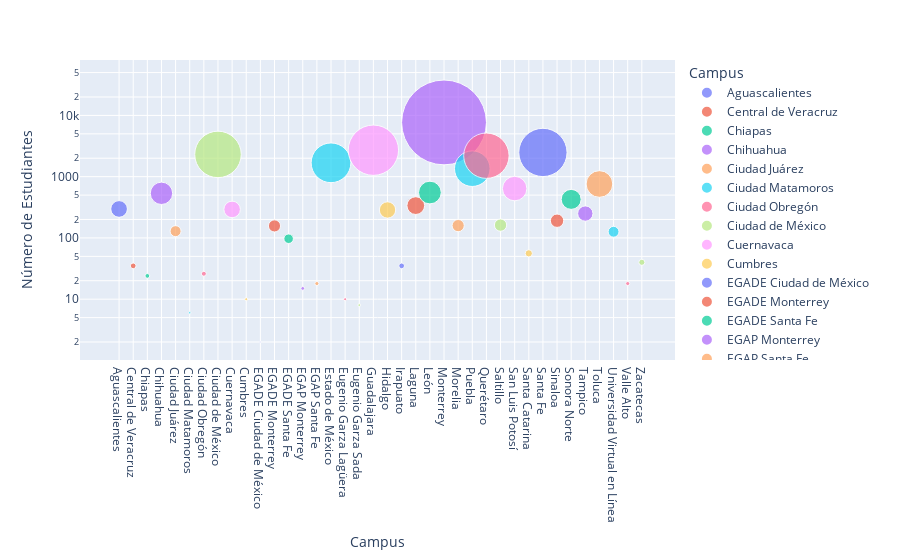

Source (notebook cell):
### Code cell
df = pd.read_csv("PIdf_9.csv")

fig = px.scatter(df, x="Campus", y="Número de Estudiantes",
	         size="Número de Estudiantes", color="Campus",
             hover_name="Campus", log_y=True, size_max=60)

fig.show()

### Figure 1 — Plotly figure (JSON) as saved in the notebook; plotly's stock layout.template omitted (floating-point values rounded to 4 significant figures)
{"data": [{"hovertemplate": "<b>%{hovertext}</b><br><br>Campus=%{x}<br>Número de Estudiantes=%{marker.size}<extra></extra>", "hovertext": ["Aguascalientes"], "legendgroup": "Aguascalientes", "marker": {"color": "#636efa", "size": [297], "sizemode": "area", "sizeref": 2.133, "symbol": "circle"}, "mode": "markers", "name": "Aguascalientes", "orientation": "v", "showlegend": true, "type": "scatter", "x": ["Aguascalientes"], "xaxis": "x", "y": [297], "yaxis": "y"}, {"hovertemplate": "<b>%{hovertext}</b><br><br>Campus=%{x}<br>Número de Estudiantes=%{marker.size}<extra></extra>", "hovertext": ["Central de Veracruz"], "legendgroup": "Central de Veracruz", "marker": {"color": "#EF553B", "size": [35], "sizemode": "area", "sizeref": 2.133, "symbol": "circle"}, "mode": "markers", "name": "Central de Veracruz", "orientation": "v", "showlegend": true, "type": "scatter", "x": ["Central de Veracruz"], "xaxis": "x", "y": [35], "yaxis": "y"}, {"hovertemplate": "<b>%{hovertext}</b><br><br>Campus=%{x}<br>Número de Estudiantes=%{marker.size}<extra></extra>", "hovertext": ["Chiapas"], "legendgroup": "Chiapas", "marker": {"color": "#00cc96", "size": [24], "sizemode": "area", "sizeref": 2.133, "symbol": "circle"}, "mode": "markers", "name": "Chiapas", "orientation": "v", "showlegend": true, "type": "scatter", "x": ["Chiapas"], "xaxis": "x", "y": [24], "yaxis": "y"}, {"hovertemplate": "<b>%{hovertext}</b><br><br>Campus=%{x}<br>Número de Estudiantes=%{marker.size}<extra></extra>", "hovertext": ["Chihuahua"], "legendgroup": "Chihuahua", "marker": {"color": "#ab63fa", "size": [535], "sizemode": "area", "sizeref": 2.133, "symbol": "circle"}, "mode": "markers", "name": "Chihuahua", "orientation": "v", "showlegend": true, "type": "scatter", "x": ["Chihuahua"], "xaxis": "x", "y": [535], "yaxis": "y"}, {"hovertemplate": "<b>%{hovertext}</b><br><br>Campus=%{x}<br>Número de Estudiantes=%{marker.size}<extra></extra>", "hovertext": ["Ciudad Juárez"], "legendgroup": "Ciudad Juárez", "marker": {"color": "#FFA15A", "size": [129], "sizemode": "area", "sizeref": 2.133, "symbol": "circle"}, "mode": "markers", "name": "Ciudad Juárez", "orientation": "v", "showlegend": true, "type": "scatter", "x": ["Ciudad Juárez"], "xaxis": "x", "y": [129], "yaxis": "y"}, {"hovertemplate": "<b>%{hovertext}</b><br><br>Campus=%{x}<br>Número de Estudiantes=%{marker.size}<extra></extra>", "hovertext": ["Ciudad Matamoros"], "legendgroup": "Ciudad Matamoros", "marker": {"color": "#19d3f3", "size": [6], "sizemode": "area", "sizeref": 2.133, "symbol": "circle"}, "mode": "markers", "name": "Ciudad Matamoros", "orientation": "v", "showlegend": true, "type": "scatter", "x": ["Ciudad Matamoros"], "xaxis": "x", "y": [6], "yaxis": "y"}, {"hovertemplate": "<b>%{hovertext}</b><br><br>Campus=%{x}<br>Número de Estudiantes=%{marker.size}<extra></extra>", "hovertext": ["Ciudad Obregón"], "legendgroup": "Ciudad Obregón", "marker": {"color": "#FF6692", "size": [26], "sizemode": "area", "sizeref": 2.133, "symbol": "circle"}, "mode": "markers", "name": "Ciudad Obregón", "orientation": "v", "showlegend": true, "type": "scatter", "x": ["Ciudad Obregón"], "xaxis": "x", "y": [26], "yaxis": "y"}, {"hovertemplate": "<b>%{hovertext}</b><br><br>Campus=%{x}<br>Número de Estudiantes=%{marker.size}<extra></extra>", "hovertext": ["Ciudad de México"], "legendgroup": "Ciudad de México", "marker": {"color": "#B6E880", "size": [2308], "sizemode": "area", "sizeref": 2.133, "symbol": "circle"}, "mode": "markers", "name": "Ciudad de México", "orientation": "v", "showlegend": true, "type": "scatter", "x": ["Ciudad de México"], "xaxis": "x", "y": [2308], "yaxis": "y"}, {"hovertemplate": "<b>%{hovertext}</b><br><br>Campus=%{x}<br>Número de Estudiantes=%{marker.size}<extra></extra>", "hovertext": ["Cuernavaca"], "legendgroup": "Cuernavaca", "marker": {"color": "#FF97FF", "size": [292], "sizemode": "area", "sizeref": 2.133, "symbol": "circle"}, "mode": "markers", "name": "Cuernavaca", "orientation": "v", "showlegend": true, "type": "scatter", "x": ["Cuernavaca"], "xaxis": "x", "y": [292], "yaxis": "y"}, {"hovertemplate": "<b>%{hovertext}</b><br><br>Campus=%{x}<br>Número de Estudiantes=%{marker.size}<extra></extra>", "hovertext": ["Cumbres"], "legendgroup": "Cumbres", "marker": {"color": "#FECB52", "size": [10], "sizemode": "area", "sizeref": 2.133, "symbol": "circle"}, "mode": "markers", "name": "Cumbres", "orientation": "v", "showlegend": true, "type": "scatter", "x": ["Cumbres"], "xaxis": "x", "y": [10], "yaxis": "y"}, {"hovertemplate": "<b>%{hovertext}</b><br><br>Campus=%{x}<br>Número de Estudiantes=%{marker.size}<extra></extra>", "hovertext": ["EGADE Ciudad de México"], "legendgroup": "EGADE Ciudad de México", "marker": {"color": "#636efa", "size": [2], "sizemode": "area", "sizeref": 2.133, "symbol": "circle"}, "mode": "markers", "name": "EGADE Ciudad de México", "orientation": "v", "showlegend": true, "type": "scatter", "x": ["EGADE Ciudad de México"], "xaxis": "x", "y": [2], "yaxis": "y"}, {"hovertemplate": "<b>%{hovertext}</b><br><br>Campus=%{x}<br>Número de Estudiantes=%{marker.size}<extra></extra>", "hovertext": ["EGADE Monterrey"], "legendgroup": "EGADE Monterrey", "marker": {"color": "#EF553B", "size": [157], "sizemode": "area", "sizeref": 2.133, "symbol": "circle"}, "mode": "markers", "name": "EGADE Monterrey", "orientation": "v", "showlegend": true, "type": "scatter", "x": ["EGADE Monterrey"], "xaxis": "x", "y": [157], "yaxis": "y"}, {"hovertemplate": "<b>%{hovertext}</b><br><br>Campus=%{x}<br>Número de Estudiantes=%{marker.size}<extra></extra>", "hovertext": ["EGADE Santa Fe"], "legendgroup": "EGADE Santa Fe", "marker": {"color": "#00cc96", "size": [97], "sizemode": "area", "sizeref": 2.133, "symbol": "circle"}, "mode": "markers", "name": "EGADE Santa Fe", "orientation": "v", "showlegend": true, "type": "scatter", "x": ["EGADE Santa Fe"], "xaxis": "x", "y": [97], "yaxis": "y"}, {"hovertemplate": "<b>%{hovertext}</b><br><br>Campus=%{x}<br>Número de Estudiantes=%{marker.size}<extra></extra>", "hovertext": ["EGAP Monterrey"], "legendgroup": "EGAP Monterrey", "marker": {"color": "#ab63fa", "size": [15], "sizemode": "area", "sizeref": 2.133, "symbol": "circle"}, "mode": "markers", "name": "EGAP Monterrey", "orientation": "v", "showlegend": true, "type": "scatter", "x": ["EGAP Monterrey"], "xaxis": "x", "y": [15], "yaxis": "y"}, {"hovertemplate": "<b>%{hovertext}</b><br><br>Campus=%{x}<br>Número de Estudiantes=%{marker.size}<extra></extra>", "hovertext": ["EGAP Santa Fe"], "legendgroup": "EGAP Santa Fe", "marker": {"color": "#FFA15A", "size": [18], "sizemode": "area", "sizeref": 2.133, "symbol": "circle"}, "mode": "markers", "name": "EGAP Santa Fe", "orientation": "v", "showlegend": true, "type": "scatter", "x": ["EGAP Santa Fe"], "xaxis": "x", "y": [18], "yaxis": "y"}, {"hovertemplate": "<b>%{hovertext}</b><br><br>Campus=%{x}<br>Número de Estudiantes=%{marker.size}<extra></extra>", "hovertext": ["Estado de México"], "legendgroup": "Estado de México", "marker": {"color": "#19d3f3", "size": [1684], "sizemode": "area", "sizeref": 2.133, "symbol": "circle"}, "mode": "markers", "name": "Estado de México", "orientation": "v", "showlegend": true, "type": "scatter", "x": ["Estado de México"], "xaxis": "x", "y": [1684], "yaxis": "y"}, {"hovertemplate": "<b>%{hovertext}</b><br><br>Campus=%{x}<br>Número de Estudiantes=%{marker.size}<extra></extra>", "hovertext": ["Eugenio Garza Lagüera"], "legendgroup": "Eugenio Garza Lagüera", "marker": {"color": "#FF6692", "size": [10], "sizemode": "area", "sizeref": 2.133, "symbol": "circle"}, "mode": "markers", "name": "Eugenio Garza Lagüera", "orientation": "v", "showlegend": true, "type": "scatter", "x": ["Eugenio Garza Lagüera"], "xaxis": "x", "y": [10], "yaxis": "y"}, {"hovertemplate": "<b>%{hovertext}</b><br><br>Campus=%{x}<br>Número de Estudiantes=%{marker.size}<extra></extra>", "hovertext": ["Eugenio Garza Sada"], "legendgroup": "Eugenio Garza Sada", "marker": {"color": "#B6E880", "size": [8], "sizemode": "area", "sizeref": 2.133, "symbol": "circle"}, "mode": "markers", "name": "Eugenio Garza Sada", "orientation": "v", "showlegend": true, "type": "scatter", "x": ["Eugenio Garza Sada"], "xaxis": "x", "y": [8], "yaxis": "y"}, {"hovertemplate": "<b>%{hovertext}</b><br><br>Campus=%{x}<br>Número de Estudiantes=%{marker.size}<extra></extra>", "hovertext": ["Guadalajara"], "legendgroup": "Guadalajara", "marker": {"color": "#FF97FF", "size": [2703], "sizemode": "area", "sizeref": 2.133, "symbol": "circle"}, "mode": "markers", "name": "Guadalajara", "orientation": "v", "showlegend": true, "type": "scatter", "x": ["Guadalajara"], "xaxis": "x", "y": [2703], "yaxis": "y"}, {"hovertemplate": "<b>%{hovertext}</b><br><br>Campus=%{x}<br>Número de Estudiantes=%{marker.size}<extra></extra>", "hovertext": ["Hidalgo"], "legendgroup": "Hidalgo", "marker": {"color": "#FECB52", "size": [286], "sizemode": "area", "sizeref": 2.133, "symbol": "circle"}, "mode": "markers", "name": "Hidalgo", "orientation": "v", "showlegend": true, "type": "scatter", "x": ["Hidalgo"], "xaxis": "x", "y": [286], "yaxis": "y"}, {"hovertemplate": "<b>%{hovertext}</b><br><br>Campus=%{x}<br>Número de Estudiantes=%{marker.size}<extra></extra>", "hovertext": ["Irapuato"], "legendgroup": "Irapuato", "marker": {"color": "#636efa", "size": [35], "sizemode": "area", "sizeref": 2.133, "symbol": "circle"}, "mode": "markers", "name": "Irapuato", "orientation": "v", "showlegend": true, "type": "scatter", "x": ["Irapuato"], "xaxis": "x", "y": [35], "yaxis": "y"}, {"hovertemplate": "<b>%{hovertext}</b><br><br>Campus=%{x}<br>Número de Estudiantes=%{marker.size}<extra></extra>", "hovertext": ["Laguna"], "legendgroup": "Laguna", "marker": {"color": "#EF553B", "size": [337], "sizemode": "area", "sizeref": 2.133, "symbol": "circle"}, "mode": "markers", "name": "Laguna", "orientation": "v", "showlegend": true, "type": "scatter", "x": ["Laguna"], "xaxis": "x", "y": [337], "yaxis": "y"}, {"hovertemplate": "<b>%{hovertext}</b><br><br>Campus=%{x}<br>Número de Estudiantes=%{marker.size}<extra></extra>", "hovertext": ["León"], "legendgroup": "León", "marker": {"color": "#00cc96", "size": [551], "sizemode": "area", "sizeref": 2.133, "symbol": "circle"}, "mode": "markers", "name": "León", "orientation": "v", "showlegend": true, "type": "scatter", "x": ["León"], "xaxis": "x", "y": [551], "yaxis": "y"}, {"hovertemplate": "<b>%{hovertext}</b><br><br>Campus=%{x}<br>Número de Estudiantes=%{marker.size}<extra></extra>", "hovertext": ["Monterrey"], "legendgroup": "Monterrey", "marker": {"color": "#ab63fa", "size": [7679], "sizemode": "area", "sizeref": 2.133, "symbol": "circle"}, "mode": "markers", "name": "Monterrey", "orientation": "v", "showlegend": true, "type": "scatter", "x": ["Monterrey"], "xaxis": "x", "y": [7679], "yaxis": "y"}, {"hovertemplate": "<b>%{hovertext}</b><br><br>Campus=%{x}<br>Número de Estudiantes=%{marker.size}<extra></extra>", "hovertext": ["Morelia"], "legendgroup": "Morelia", "marker": {"color": "#FFA15A", "size": [159], "sizemode": "area", "sizeref": 2.133, "symbol": "circle"}, "mode": "markers", "name": "Morelia", "orientation": "v", "showlegend": true, "type": "scatter", "x": ["Morelia"], "xaxis": "x", "y": [159], "yaxis": "y"}, {"hovertemplate": "<b>%{hovertext}</b><br><br>Campus=%{x}<br>Número de Estudiantes=%{marker.size}<extra></extra>", "hovertext": ["Puebla"], "legendgroup": "Puebla", "marker": {"color": "#19d3f3", "size": [1350], "sizemode": "area", "sizeref": 2.133, "symbol": "circle"}, "mode": "markers", "name": "Puebla", "orientation": "v", "showlegend": true, "type": "scatter", "x": ["Puebla"], "xaxis": "x", "y": [1350], "yaxis": "y"}, {"hovertemplate": "<b>%{hovertext}</b><br><br>Campus=%{x}<br>Número de Estudiantes=%{marker.size}<extra></extra>", "hovertext": ["Querétaro"], "legendgroup": "Querétaro", "marker": {"color": "#FF6692", "size": [2198], "sizemode": "area", "sizeref": 2.133, "symbol": "circle"}, "mode": "markers", "name": "Querétaro", "orientation": "v", "showlegend": true, "type": "scatter", "x": ["Querétaro"], "xaxis": "x", "y": [2198], "yaxis": "y"}, {"hovertemplate": "<b>%{hovertext}</b><br><br>Campus=%{x}<br>Número de Estudiantes=%{marker.size}<extra></extra>", "hovertext": ["Saltillo"], "legendgroup": "Saltillo", "marker": {"color": "#B6E880", "size": [162], "sizemode": "area", "sizeref": 2.133, "symbol": "circle"}, "mode": "markers", "name": "Saltillo", "orientation": "v", "showlegend": true, "type": "scatter", "x": ["Saltillo"], "xaxis": "x", "y": [162], "yaxis": "y"}, {"hovertemplate": "<b>%{hovertext}</b><br><br>Campus=%{x}<br>Número de Estudiantes=%{marker.size}<extra></extra>", "hovertext": ["San Luis Potosí"], "legendgroup": "San Luis Potosí", "marker": {"color": "#FF97FF", "size": [639], "sizemode": "area", "sizeref": 2.133, "symbol": "circle"}, "mode": "markers", "name": "San Luis Potosí", "orientation": "v", "showlegend": true, "type": "scatter", "x": ["San Luis Potosí"], "xaxis": "x", "y": [639], "yaxis": "y"}, {"hovertemplate": "<b>%{hovertext}</b><br><br>Campus=%{x}<br>Número de Estudiantes=%{marker.size}<extra></extra>", "hovertext": ["Santa Catarina"], "legendgroup": "Santa Catarina", "marker": {"color": "#FECB52", "size": [56], "sizemode": "area", "sizeref": 2.133, "symbol": "circle"}, "mode": "markers", "name": "Santa Catarina", "orientation": "v", "showlegend": true, "type": "scatter", "x": ["Santa Catarina"], "xaxis": "x", "y": [56], "yaxis": "y"}, {"hovertemplate": "<b>%{hovertext}</b><br><br>Campus=%{x}<br>Número de Estudiantes=%{marker.size}<extra></extra>", "hovertext": ["Santa Fe"], "legendgroup": "Santa Fe", "marker": {"color": "#636efa", "size": [2486], "sizemode": "area", "sizeref": 2.133, "symbol": "circle"}, "mode": "markers", "name": "Santa Fe", "orientation": "v", "showlegend": true, "type": "scatter", "x": ["Santa Fe"], "xaxis": "x", "y": [2486], "yaxis": "y"}, {"hovertemplate": "<b>%{hovertext}</b><br><br>Campus=%{x}<br>Número de Estudiantes=%{marker.size}<extra></extra>", "hovertext": ["Sinaloa"], "legendgroup": "Sinaloa", "marker": {"color": "#EF553B", "size": [191], "sizemode": "area", "sizeref": 2.133, "symbol": "circle"}, "mode": "markers", "name": "Sinaloa", "orientation": "v", "showlegend": true, "type": "scatter", "x": ["Sinaloa"], "xaxis": "x", "y": [191], "yaxis": "y"}, {"hovertemplate": "<b>%{hovertext}</b><br><br>Campus=%{x}<br>Número de Estudiantes=%{marker.size}<extra></extra>", "hovertext": ["Sonora Norte"], "legendgroup": "Sonora Norte", "marker": {"color": "#00cc96", "size": [426], "sizemode": "area", "sizeref": 2.133, "symbol": "circle"}, "mode": "markers", "name": "Sonora Norte", "orientation": "v", "showlegend": true, "type": "scatter", "x": ["Sonora Norte"], "xaxis": "x", "y": [426], "yaxis": "y"}, {"hovertemplate": "<b>%{hovertext}</b><br><br>Campus=%{x}<br>Número de Estudiantes=%{marker.size}<extra></extra>", "hovertext": ["Tampico"], "legendgroup": "Tampico", "marker": {"color": "#ab63fa", "size": [250], "sizemode": "area", "sizeref": 2.133, "symbol": "circle"}, "mode": "markers", "name": "Tampico", "orientation": "v", "showlegend": true, "type": "scatter", "x": ["Tampico"], "xaxis": "x", "y": [250], "yaxis": "y"}, {"hovertemplate": "<b>%{hovertext}</b><br><br>Campus=%{x}<br>Número de Estudiantes=%{marker.size}<extra></extra>", "hovertext": ["Toluca"], "legendgroup": "Toluca", "marker": {"color": "#FFA15A", "size": [759], "sizemode": "area", "sizeref": 2.133, "symbol": "circle"}, "mode": "markers", "name": "Toluca", "orientation": "v", "showlegend": true, "type": "scatter", "x": ["Toluca"], "xaxis": "x", "y": [759], "yaxis": "y"}, {"hovertemplate": "<b>%{hovertext}</b><br><br>Campus=%{x}<br>Número de Estudiantes=%{marker.size}<extra></extra>", "hovertext": ["Universidad Virtual en Línea"], "legendgroup": "Universidad Virtual en Línea", "marker": {"color": "#19d3f3", "size": [126], "sizemode": "area", "sizeref": 2.133, "symbol": "circle"}, "mode": "markers", "name": "Universidad Virtual en Línea", "orientation": "v", "showlegend": true, "type": "scatter", "x": ["Universidad Virtual en Línea"], "xaxis": "x", "y": [126], "yaxis": "y"}, {"hovertemplate": "<b>%{hovertext}</b><br><br>Campus=%{x}<br>Número de Estudiantes=%{marker.size}<extra></extra>", "hovertext": ["Valle Alto"], "legendgroup": "Valle Alto", "marker": {"color": "#FF6692", "size": [18], "sizemode": "area", "sizeref": 2.133, "symbol": "circle"}, "mode": "markers", "name": "Valle Alto", "orientation": "v", "showlegend": true, "type": "scatter", "x": ["Valle Alto"], "xaxis": "x", "y": [18], "yaxis": "y"}, {"hovertemplate": "<b>%{hovertext}</b><br><br>Campus=%{x}<br>Número de Estudiantes=%{marker.size}<extra></extra>", "hovertext": ["Zacatecas"], "legendgroup": "Zacatecas", "marker": {"color": "#B6E880", "size": [40], "sizemode": "area", "sizeref": 2.133, "symbol": "circle"}, "mode": "markers", "name": "Zacatecas", "orientation": "v", "showlegend": true, "type": "scatter", "x": ["Zacatecas"], "xaxis": "x", "y": [40], "yaxis": "y"}], "layout": {"legend": {"itemsizing": "constant", "title": {"text": "Campus"}, "tracegroupgap": 0}, "margin": {"t": 60}, "xaxis": {"anchor": "y", "categoryarray": ["Aguascalientes", "Central de Veracruz", "Chiapas", "Chihuahua", "Ciudad Juárez", "Ciudad Matamoros", "Ciudad Obregón", "Ciudad de México", "Cuernavaca", "Cumbres", "EGADE Ciudad de México", "EGADE Monterrey", "EGADE Santa Fe", "EGAP Monterrey", "EGAP Santa Fe", "Estado de México", "Eugenio Garza Lagüera", "Eugenio Garza Sada", "Guadalajara", "Hidalgo", "Irapuato", "Laguna", "León", "Monterrey", "Morelia", "Puebla", "Querétaro", "Saltillo", "San Luis Potosí", "Santa Catarina", "Santa Fe", "Sinaloa", "Sonora Norte", "Tampico", "Toluca", "Universidad Virtual en Línea", "Valle Alto", "Zacatecas"], "categoryorder": "array", "domain": [0, 1], "title": {"text": "Campus"}}, "yaxis": {"anchor": "x", "domain": [0, 1], "title": {"text": "Número de Estudiantes"}, "type": "log"}}}
